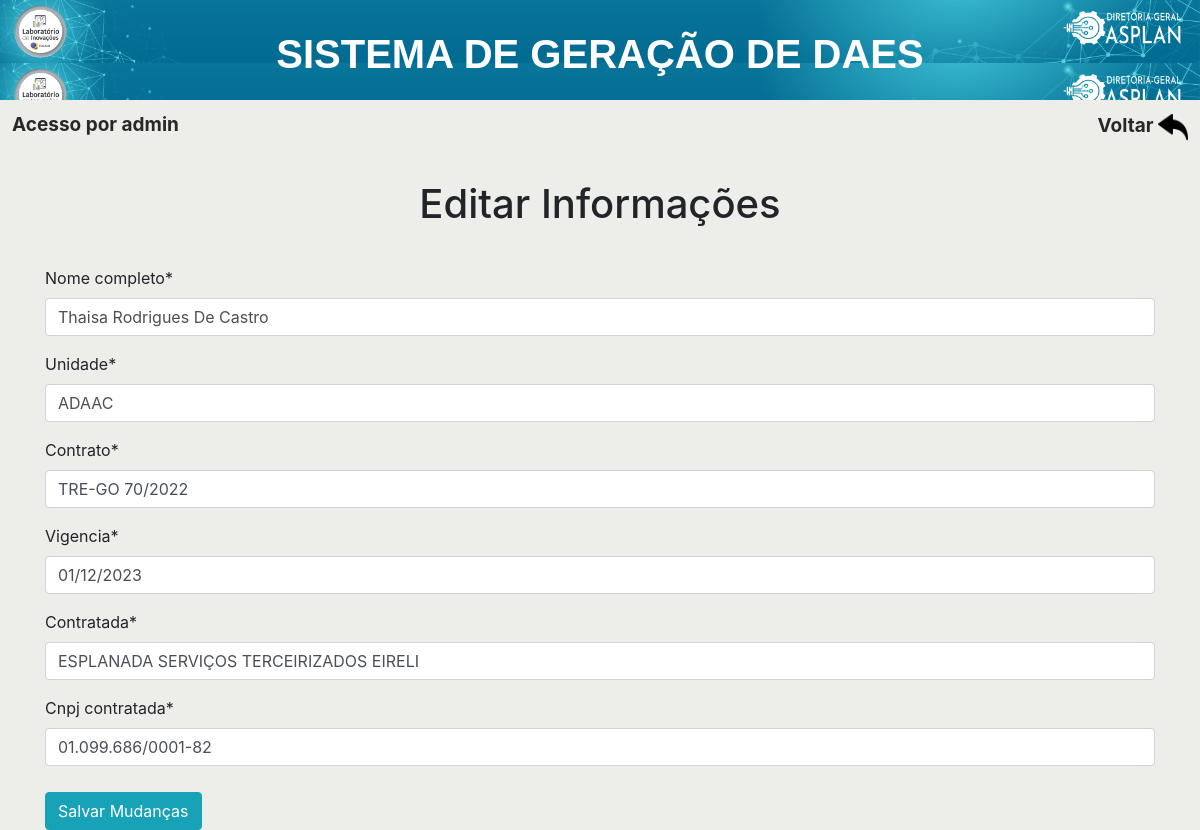
The page /editar/1 (signed in) on the database its author committed.
### core/models.py (models this page shows, shortened)
class Terceirizado(models.Model):
    nome_completo = models.CharField(max_length=100)
    unidade = models.CharField(max_length=100)
    contrato = models.CharField(max_length=100)
    vigencia = models.DateField()
    contratada = models.CharField(max_length=100)
    cnpj_contratada = models.CharField(max_length=18)
    usuario_cadastro = models.CharField(max_length=100, blank=True)
    cargo = models.CharField(max_length=100)
    is_active = models.BooleanField(default=True)

### core/views.py (the view, shortened to what this page needs)
# urls.py: path('editar/<int:id>', views.editar, name='editar'),
@login_required
def editar(request, id):
    if request.method == 'GET':
        terc = Terceirizado.objects.filter(id=id)
        form = TerceirizadoForm(instance=terc.first())
        current_user = request.user
        context = {}
        context['user'] = current_user
        context['form'] = form
        context['terc'] = terc
        return render(request, 'editar.html', context)

### core/forms.py
class TerceirizadoForm(ModelForm):
    class Meta:
        model = Terceirizado
        fields = ['nome_completo', 'unidade', 'contrato', 'vigencia', 'contratada', 'cnpj_contratada']

### templates/editar.html (shortened to what this page needs)
<!DOCTYPE html>
{% extends "base.html" %}
{% block content %}
{% load static %}
{% load crispy_forms_tags %}
<html lang="en">
<head>
    <link rel="stylesheet" type="text/css" href="{% static 'css/style.css' %}">
    <link rel="stylesheet" href="{% static 'css/bootstrap.min.css' %}">
</head>
<body>
    <div class="header">
        <a class="logo">Acesso por {{ user }}</a>
        <div class="header-right">
        <a name='link_sair' href = "{% url 'iniciar' %}">Voltar <img src="{% static 'images/voltar.png' %}" width="30px" height="auto"></a>
        </div>
    </div>
    <section>
        <div class="container">
        <h1 class="title">Editar Informações</h1>
        <form method="POST">
            {{ form|crispy }}
            <button class="btn btn-info" type="submit" style="margin-top: 10px;">Salvar Mudanças</button>
        </form>
    </section>
</body>
</html>
{% endblock %}

### static/css/style.css (style rules this page uses)
* { box-sizing: border-box; -webkit-box-sizing: border-box; -moz-box-sizing: border-box; }
body { font-family: Helvetica; -webkit-font-smoothing: antialiased; background: rgb(194, 216, 240); }
.header { overflow: visible; background-color: #8a8a8a00; padding: 0px 0px; }
.header a { float: left; color: rgb(41, 39, 39); text-align: center; padding: 12px; text-decoration: none; font-size: 19px; font-weight: bold; line-height: 25px; border-radius: 4px; }
.header-right { float: right; }
.title { padding: 80px 0 30px 0; text-align: center; }

### templates/editar.html (style rules this page uses)
body { background-color: rgb(224, 236, 247); }

### templates/base.html (style rules this page uses)
body { background-color: #EDEDE9; }

### rows shown on the page
Terceirizado: nome_completo "Thaisa Rodrigues De Castro", unidade "ADAAC", contrato "TRE-GO 70/2022", vigencia "01/12/2023", contratada "ESPLANADA SERVIÇOS TERCEIRIZADOS EIRELI", cnpj_contratada "01.099.686/0001-82"

### other values the page prints
{{ user }} "admin"
